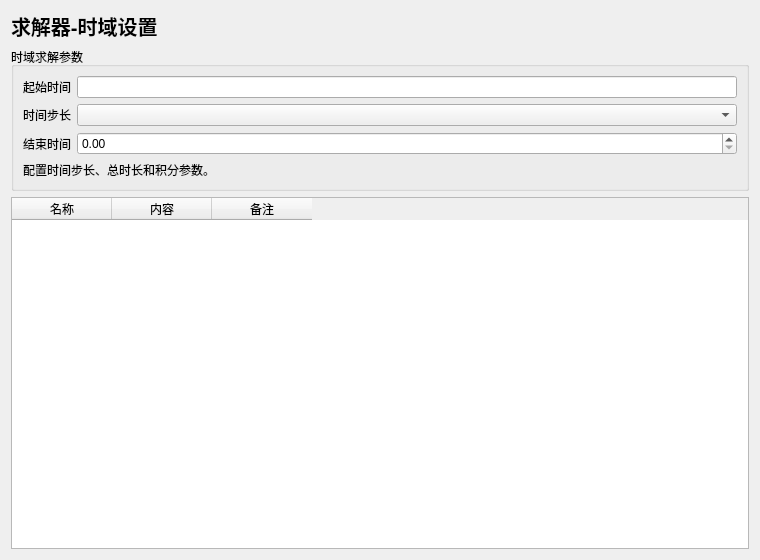
<?xml version="1.0" encoding="UTF-8"?>
<ui version="4.0">
 <class>SolverTimeWidget</class>
 <widget class="QWidget" name="SolverTimeWidget">
  <property name="geometry">
   <rect><x>0</x><y>0</y><width>760</width><height>560</height></rect>
  </property>
  <layout class="QVBoxLayout" name="verticalLayout">
   <item>
    <widget class="QLabel" name="titleLabel">
     <property name="styleSheet"><string notr="true">font-size: 20px; font-weight: 700;</string></property>
     <property name="text"><string>求解器-时域设置</string></property>
    </widget>
   </item>
   <item>
    <widget class="QGroupBox" name="mainGroupBox">
     <property name="title"><string>时域求解参数</string></property>
     <layout class="QFormLayout" name="formLayout">
      <item row="0" column="0"><widget class="QLabel" name="labelA"><property name="text"><string>起始时间</string></property></widget></item>
      <item row="0" column="1"><widget class="QLineEdit" name="lineEditA"/></item>
      <item row="1" column="0"><widget class="QLabel" name="labelB"><property name="text"><string>时间步长</string></property></widget></item>
      <item row="1" column="1"><widget class="QComboBox" name="comboBoxB"/></item>
      <item row="2" column="0"><widget class="QLabel" name="labelC"><property name="text"><string>结束时间</string></property></widget></item>
      <item row="2" column="1"><widget class="QDoubleSpinBox" name="doubleSpinBoxC"/></item>
      <item row="3" column="0" colspan="2">
       <widget class="QLabel" name="descLabel">
        <property name="wordWrap"><bool>true</bool></property>
        <property name="text"><string>配置时间步长、总时长和积分参数。</string></property>
       </widget>
      </item>
     </layout>
    </widget>
   </item>
   <item>
    <widget class="QTableWidget" name="tableWidget">
     <column><property name="text"><string>名称</string></property></column>
     <column><property name="text"><string>内容</string></property></column>
     <column><property name="text"><string>备注</string></property></column>
    </widget>
   </item>
  </layout>
 </widget>
 <resources/>
 <connections/>
</ui>
